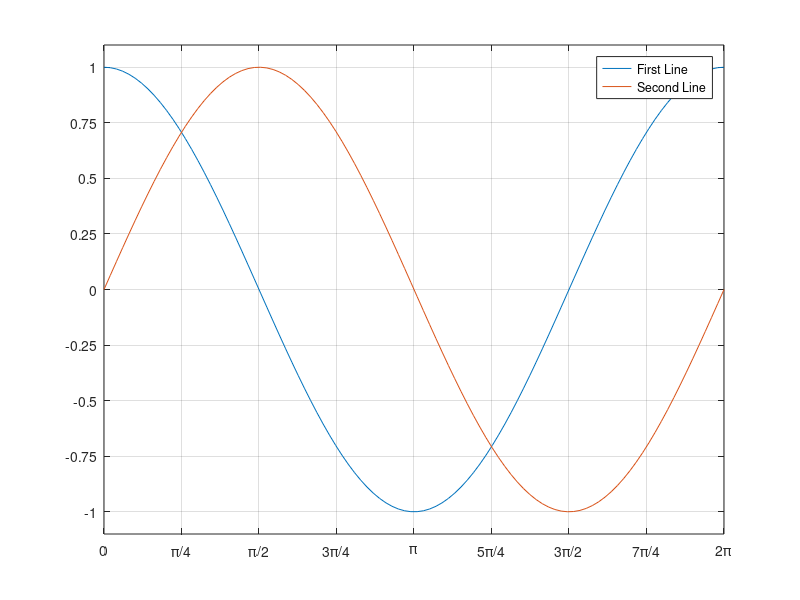

Source code (MATLAB):
x = linspace(0, 2*pi);
y1 = cos(x);
y2 = sin(x);

plot(x, y1)
hold on
plot(x, y2)
hold off

legend('First Line', 'Second Line')

% Set the bounds on x and y axes
xlim([0, 2*pi])
ylim([-1.1, 1.1])

% Set the x ticks every pi/4 radians
xticks(0:pi/4:2*pi)
xticklabels({'0', '\pi/4', '\pi/2', '3\pi/4', '\pi', '5\pi/4', '3\pi/2', '7\pi/4', '2\pi'})

% Set the y ticks every 0.25
yticks(-1:0.25:1)

% Turn the grid on
grid('on')
